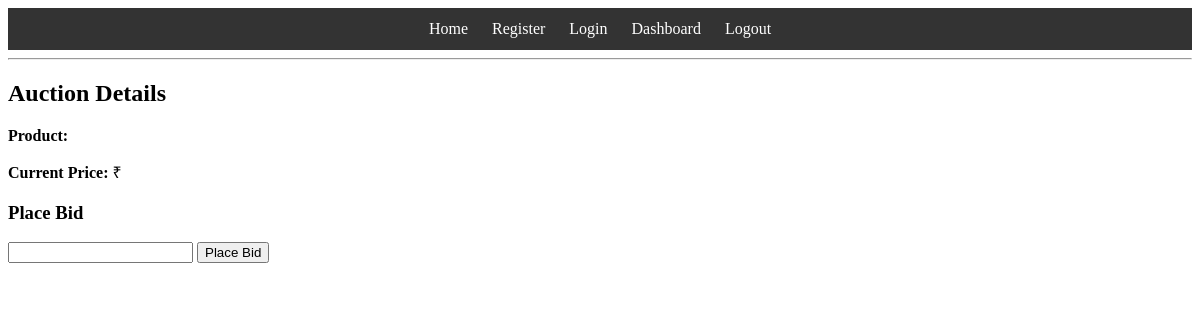
Before: /auction/44 (signed in) with the older database file.
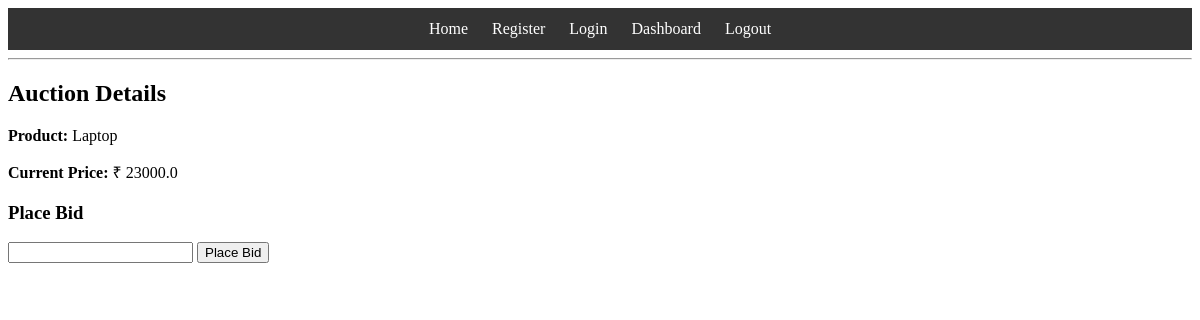
After: the same page with the newer database file.
### tables this page shows
CREATE TABLE auctions (
    id INTEGER PRIMARY KEY AUTOINCREMENT,
    product_name TEXT,
    starting_price REAL,
    current_price REAL,
    duration INTEGER,
    category INTEGER,
    market_avg REAL
, predicted_price REAL, end_time TIMESTAMP, created_by TEXT, highest_bidder TEXT, email_sent INTEGER DEFAULT 0);

### app.py (the view, shortened to what this page needs)
@app.route('/auction/<int:auction_id>', methods=['GET', 'POST'])
def auction_detail(auction_id):
    if 'username' not in session:
        return redirect('/login')
    conn = sqlite3.connect('database/auction.db')
    cur = conn.cursor()
    cur.execute("SELECT * FROM auctions WHERE id=?", (auction_id,))
    auction = cur.fetchone()
    message = ""
    conn.close()
    return render_template(
        'auction_detail.html',
        auction=auction,
        message=message
    )

### templates/auction_detail.html (shortened to what this page needs)
{% extends "layout.html" %}
{% block content %}
<h2>Auction Details</h2>
<p><b>Product:</b> {{ auction[1] }}</p>
<p><b>Current Price:</b> ₹ {{ auction[3] }}</p>
<h3>Place Bid</h3>
<form method="POST">
    <input type="number" name="bid_amount" required>
    <button type="submit">Place Bid</button>
</form>
<br>
{% endblock %}

### templates/layout.html (shortened to what this page needs)
<!DOCTYPE html>
<!DOCTYPE html>
<html>
<head>
</head>
<body>
<nav style="background:#333; padding:12px; text-align:center;">
<a href="/" style="color:white; margin:10px; text-decoration:none;">Home</a>
<a href="/register" style="color:white; margin:10px; text-decoration:none;">Register</a>
<a href="/login" style="color:white; margin:10px; text-decoration:none;">Login</a>
<a href="/dashboard" style="color:white; margin:10px; text-decoration:none;">Dashboard</a>
<a href="/logout" style="color:white; margin:10px; text-decoration:none;">Logout</a>
</nav>
<hr>
{% block content %}{% endblock %}
</body>
</html>

Changed rows visible on the page:
added auctions: product_name "Laptop", current_price "23000.0"
